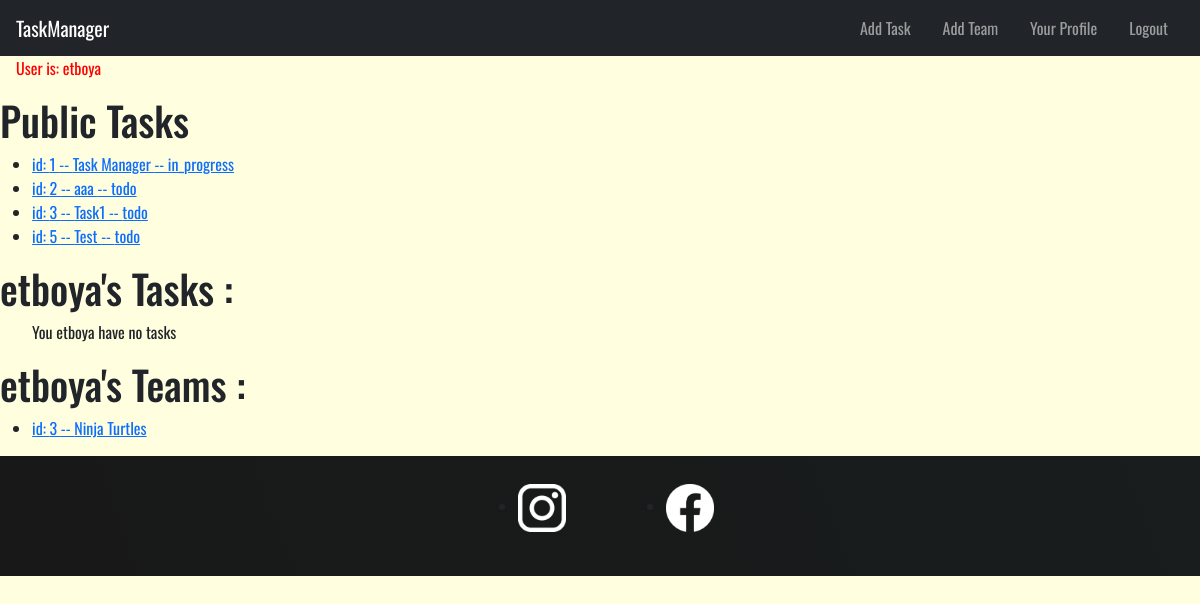
Page / (signed in) on the committed database.
### tasks/models.py (models this page shows, shortened)
class Task(models.Model):
    STATUS_CHOICES = [
        ('todo', 'To Do'),
        ('in_progress', 'In Progress'),
        ('done', 'Done'),
    ]
    private = models.BooleanField(blank=False,default=False) # if it is false every one can see it , users & teams associated
    creator = models.ForeignKey(User,on_delete=models.CASCADE, related_name='created_tasks')
    title = models.CharField(max_length=200)
    status = models.CharField(max_length=20, choices=STATUS_CHOICES, default='todo')
    description = models.TextField(blank=True)
    users = models.ManyToManyField(User, related_name='tasks')  # Users assigned to the task
    teams = models.ManyToManyField(Team, related_name='tasks' , blank=True)  # Teams related to the task
    subtasks = models.ManyToManyField('self', symmetrical=False, blank=True, related_name='parent_tasks')  # Optional sub-task linkage
    created_at = models.DateTimeField(auto_now_add=True)
    updated_at = models.DateTimeField(auto_now=True)
    deadline = models.DateTimeField(null=True, blank=True)

class Team(models.Model): # One user can be a team
    name = models.CharField(max_length=100)
    users = models.ManyToManyField(User, related_name='teams')

### tasks/views.py (the view)
# urls.py: path("", views.index, name="index"), # we remoed it because we wont create other applications
@login_required
def index(request):
    task_list = Task.objects.all()
    team_list = Team.objects.all()
    current_user = request.user
    public_task_lists = []
    users_task_list = current_user.tasks.all()
    users_team = current_user.teams.all()
    for task in task_list:
        if task.private == False :
            public_task_lists.append(task)
    context = {
        "current_user":current_user,
        "public_task_list":public_task_lists,
        "users_task_list":users_task_list,
        "users_team":users_team
    }
    return render(request,"index.html",context)

### tasks/templates/index.html
{% extends 'base.html' %} {% block body %}
<section>
  <h1>Public Tasks</h1>
  <ul>
    {% for task in public_task_list %}
    <li>
      <a href="{% url 'task:detail_task' task.id %}">id: {{ task.id }} -- {{ task.title }} -- {{task.status}} </a>
    </li>
    {% empty %}
    <p>There are no tasks avaible.</p>
    {% endfor %}
  </ul>
</section>
<section>
  <h1>{{ current_user.username }}'s Tasks :</h1>
  <ul>
    {% for task in users_task_list %}
    <li>
      <a href="{% url 'task:detail_task' task.id %}">id: {{ task.id }} -- {{ task.title }} -- {{task.status}}</a>
    </li>
    {% empty %}
    <p>You {{ current_user.username }} have no tasks</p>
    {% endfor %}
  </ul>
</section>
<section>
  <h1>{{ current_user.username }}'s Teams :</h1>
  <ul>
    {% for team in users_team %}
    <li>
      <a href="{% url 'task:detail_team' team.id %}">id: {{ team.id }} -- {{ team.name }}</a>
    </li>
    {% empty %}
    <p>You {{ current_user.username }} are not part of any teams</p>
    {% endfor %}
  </ul>
</section>
{% endblock %}

### tasks/templates/base.html (shortened to what this page needs)
{% load static %}
<!DOCTYPE html>
<html lang="en">
    <head>
      <link href="https://cdn.jsdelivr.net/npm/bootstrap@5.3.5/dist/css/bootstrap.min.css" rel="stylesheet"
>
      <link rel="stylesheet" href="{% static 'tasks/styles.css' %}">
  </head>
  <body>
    <header>
      <nav class="navbar navbar-dark bg-dark">
        <a href="/" class="navbar-brand ms-3">TaskManager</a>
        <div class="navbar-nav flex-row ms-auto me-3">
          {% if user.is_authenticated %}
          <a class="nav-link px-3" href="{% url 'task:create_task' %}"
            >Add Task</a
          >
          <a class="nav-link px-3" href="{% url 'task:create_team' %}"
            >Add Team</a
          >
          {% if user.userprofile %}
          <a
            class="nav-link px-3"
            href="{% url 'task:detail_user' request.user.userprofile.id %}"
            >Your Profile</a
          >
          {% endif %}
          <form
            method="POST"
            action="{% url 'logout' %}"
            style="display: inline"
          >
            <button type="submit" class="btn btn-link nav-link px-3">
              Logout
            </button>
          </form>
          {% else %}
          <a class="nav-link px-3" href="{% url 'login' %}">Login</a>
          <a class="nav-link px-3" href="{% url 'register' %}">Register</a>
          {% endif %}
        </div>
      </nav>
    </header>
    <p style="color: red; margin-left:1rem;">User is: {{ user }}</p>
    {% block body %} {% endblock %}
    <footer>
      <ul>
        <li>
          <a href="https://www.instagram.com/">
            <img
              src="/pictures/icons/insta.png"
              alt="Instagram logo link to social media page"
          /></a>
        </li>
        <li>
          <a href="https://www.facebook.com/">
            <img
              src="/pictures/icons/facebook.png"
              alt="Facebook logo link to social media page"
            />
          </a>
        </li>
      </ul>
    </footer>
  </body>
</html>

### tasks/static/tasks/styles.css (style rules this page uses)
body { background-color: lightyellow; font-family: "Oswald", sans-serif; }
li { margin: auto; }
footer { background: linear-gradient(70deg, rgb(24, 24, 24), rgb(25, 29, 29)); padding: 1.75rem 0; margin-top: 1rem; }
footer ul { display: flex; justify-content: center; }
footer li { width: 3rem; height: 3rem; margin: 0 3.125rem; }
footer img { width: 100%; height: 100%; }

### rows in the picture
Task: id "1", title "Task Manager", status "in_progress"
Task: id "2", title "aaa", status "todo"
Task: id "3", title "Task1", status "todo"
Task: id "5", title "Test", status "todo"
Team: id "3", name "Ninja Turtles"

### other values in the picture
{{ user }} "etboya"
{{ current_user.username }} "etboya"
